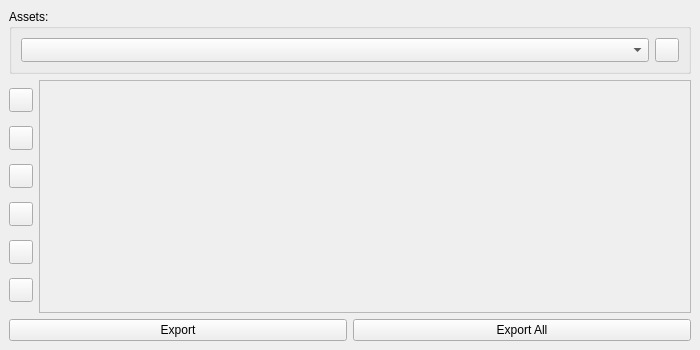
<?xml version="1.0" encoding="UTF-8"?>
<ui version="4.0">
 <class>fbxSequenceEditorWindow</class>
 <widget class="QMainWindow" name="fbxSequenceEditorWindow">
  <property name="geometry">
   <rect>
    <x>0</x>
    <y>0</y>
    <width>700</width>
    <height>350</height>
   </rect>
  </property>
  <property name="minimumSize">
   <size>
    <width>700</width>
    <height>350</height>
   </size>
  </property>
  <property name="windowTitle">
   <string>|| Fbx Sequence Editor</string>
  </property>
  <widget class="QWidget" name="centralwidget">
   <layout class="QVBoxLayout" name="verticalLayout_3">
    <item>
     <widget class="QGroupBox" name="assetsGroupBox">
      <property name="title">
       <string>Assets:</string>
      </property>
      <layout class="QVBoxLayout" name="assetsLayout">
       <item>
        <layout class="QHBoxLayout" name="assetLayout">
         <item>
          <widget class="QComboBox" name="assetComboBox">
           <property name="sizePolicy">
            <sizepolicy hsizetype="Expanding" vsizetype="Fixed">
             <horstretch>0</horstretch>
             <verstretch>0</verstretch>
            </sizepolicy>
           </property>
           <property name="minimumSize">
            <size>
             <width>0</width>
             <height>24</height>
            </size>
           </property>
           <property name="maximumSize">
            <size>
             <width>16777215</width>
             <height>24</height>
            </size>
           </property>
          </widget>
         </item>
         <item>
          <widget class="QPushButton" name="savePushButton">
           <property name="sizePolicy">
            <sizepolicy hsizetype="Fixed" vsizetype="Fixed">
             <horstretch>0</horstretch>
             <verstretch>0</verstretch>
            </sizepolicy>
           </property>
           <property name="minimumSize">
            <size>
             <width>24</width>
             <height>24</height>
            </size>
           </property>
           <property name="maximumSize">
            <size>
             <width>24</width>
             <height>24</height>
            </size>
           </property>
           <property name="text">
            <string/>
           </property>
           <property name="icon">
            <iconset resource="../../ui/resources.qrc">
             <normaloff>:/dcc/icons/save_file.png</normaloff>:/dcc/icons/save_file.png</iconset>
           </property>
          </widget>
         </item>
        </layout>
       </item>
      </layout>
     </widget>
    </item>
    <item>
     <layout class="QHBoxLayout" name="horizontalLayout">
      <item>
       <layout class="QVBoxLayout" name="verticalLayout">
        <item>
         <widget class="QPushButton" name="addSequencePushButton">
          <property name="sizePolicy">
           <sizepolicy hsizetype="Fixed" vsizetype="Fixed">
            <horstretch>0</horstretch>
            <verstretch>0</verstretch>
           </sizepolicy>
          </property>
          <property name="minimumSize">
           <size>
            <width>24</width>
            <height>24</height>
           </size>
          </property>
          <property name="maximumSize">
           <size>
            <width>24</width>
            <height>24</height>
           </size>
          </property>
          <property name="text">
           <string/>
          </property>
          <property name="icon">
           <iconset resource="../../ui/resources.qrc">
            <normaloff>:/dcc/icons/add.png</normaloff>:/dcc/icons/add.png</iconset>
          </property>
         </widget>
        </item>
        <item>
         <widget class="QPushButton" name="removeSequencePushButton">
          <property name="sizePolicy">
           <sizepolicy hsizetype="Fixed" vsizetype="Fixed">
            <horstretch>0</horstretch>
            <verstretch>0</verstretch>
           </sizepolicy>
          </property>
          <property name="minimumSize">
           <size>
            <width>24</width>
            <height>24</height>
           </size>
          </property>
          <property name="maximumSize">
           <size>
            <width>24</width>
            <height>24</height>
           </size>
          </property>
          <property name="text">
           <string/>
          </property>
          <property name="icon">
           <iconset resource="../../ui/resources.qrc">
            <normaloff>:/dcc/icons/remove.png</normaloff>:/dcc/icons/remove.png</iconset>
          </property>
         </widget>
        </item>
        <item>
         <widget class="QPushButton" name="startTimePushButton">
          <property name="sizePolicy">
           <sizepolicy hsizetype="Fixed" vsizetype="Fixed">
            <horstretch>0</horstretch>
            <verstretch>0</verstretch>
           </sizepolicy>
          </property>
          <property name="minimumSize">
           <size>
            <width>24</width>
            <height>24</height>
           </size>
          </property>
          <property name="maximumSize">
           <size>
            <width>24</width>
            <height>24</height>
           </size>
          </property>
          <property name="text">
           <string/>
          </property>
          <property name="icon">
           <iconset resource="../../ui/resources.qrc">
            <normaloff>:/dcc/icons/start_time.png</normaloff>:/dcc/icons/start_time.png</iconset>
          </property>
         </widget>
        </item>
        <item>
         <widget class="QPushButton" name="endTimePushButton">
          <property name="sizePolicy">
           <sizepolicy hsizetype="Fixed" vsizetype="Fixed">
            <horstretch>0</horstretch>
            <verstretch>0</verstretch>
           </sizepolicy>
          </property>
          <property name="minimumSize">
           <size>
            <width>24</width>
            <height>24</height>
           </size>
          </property>
          <property name="maximumSize">
           <size>
            <width>24</width>
            <height>24</height>
           </size>
          </property>
          <property name="text">
           <string/>
          </property>
          <property name="icon">
           <iconset resource="../../ui/resources.qrc">
            <normaloff>:/dcc/icons/end_time.png</normaloff>:/dcc/icons/end_time.png</iconset>
          </property>
         </widget>
        </item>
        <item>
         <widget class="QPushButton" name="timeRangePushButton">
          <property name="sizePolicy">
           <sizepolicy hsizetype="Fixed" vsizetype="Fixed">
            <horstretch>0</horstretch>
            <verstretch>0</verstretch>
           </sizepolicy>
          </property>
          <property name="minimumSize">
           <size>
            <width>24</width>
            <height>24</height>
           </size>
          </property>
          <property name="maximumSize">
           <size>
            <width>24</width>
            <height>24</height>
           </size>
          </property>
          <property name="text">
           <string/>
          </property>
          <property name="icon">
           <iconset resource="../../ui/resources.qrc">
            <normaloff>:/dcc/icons/timeline.png</normaloff>:/dcc/icons/timeline.png</iconset>
          </property>
         </widget>
        </item>
        <item>
         <widget class="QPushButton" name="timelinePushButton">
          <property name="sizePolicy">
           <sizepolicy hsizetype="Fixed" vsizetype="Fixed">
            <horstretch>0</horstretch>
            <verstretch>0</verstretch>
           </sizepolicy>
          </property>
          <property name="minimumSize">
           <size>
            <width>24</width>
            <height>24</height>
           </size>
          </property>
          <property name="maximumSize">
           <size>
            <width>24</width>
            <height>24</height>
           </size>
          </property>
          <property name="text">
           <string/>
          </property>
          <property name="icon">
           <iconset resource="../../ui/resources.qrc">
            <normaloff>:/dcc/icons/time.png</normaloff>:/dcc/icons/time.png</iconset>
          </property>
         </widget>
        </item>
       </layout>
      </item>
      <item>
       <widget class="QScrollArea" name="scrollArea">
        <property name="widgetResizable">
         <bool>true</bool>
        </property>
        <widget class="QWidget" name="scrollAreaContents">
         <property name="geometry">
          <rect>
           <x>0</x>
           <y>0</y>
           <width>646</width>
           <height>232</height>
          </rect>
         </property>
        </widget>
       </widget>
      </item>
     </layout>
    </item>
    <item>
     <layout class="QHBoxLayout" name="buttonLayout">
      <item>
       <widget class="QPushButton" name="exportPushButton">
        <property name="text">
         <string>Export</string>
        </property>
       </widget>
      </item>
      <item>
       <widget class="QPushButton" name="exportAllPushButton">
        <property name="text">
         <string>Export All</string>
        </property>
       </widget>
      </item>
     </layout>
    </item>
   </layout>
  </widget>
 </widget>
 <resources>
  <include location="../../ui/resources.qrc"/>
 </resources>
 <connections/>
</ui>
